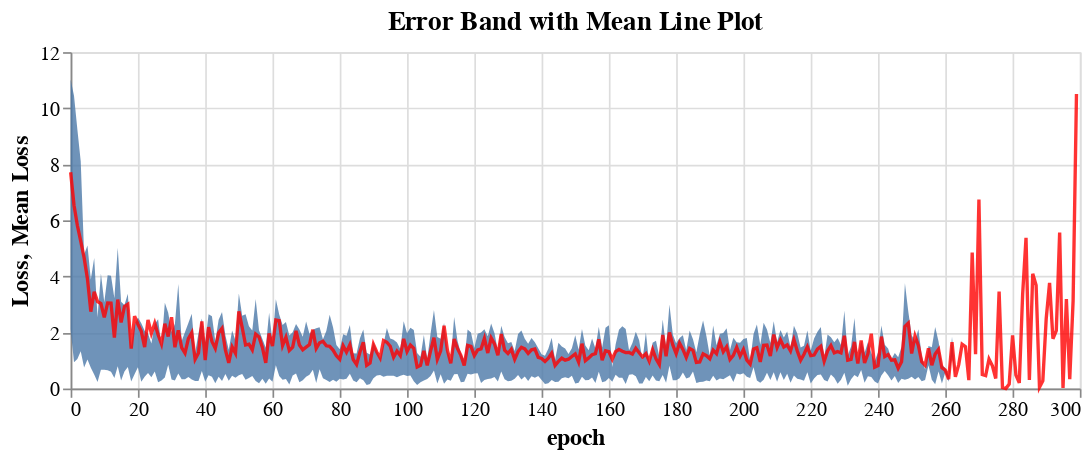

Notebook source saved alongside this figure:
### Markdown cell above
# Curva de aprendizado

### Code cell
import altair as alt

error_band = alt.Chart(db).mark_errorband(extent='iqr', opacity = 0.8).encode(
    x='epoch:Q',
    y=alt.Y('loss:Q', title='Loss'),
).properties(
    title='Error Band with Mean Line Plot',
    width=600,
    height=200
)

mean_line = alt.Chart(db).mark_line(color='red').encode(
    x='epoch:Q',
    y=alt.Y('mean(loss):Q', title='Mean Loss')
)

(error_band + mean_line).configure_mark(
    opacity=0.8
).configure_axis(
    labelFontSize=12,
    titleFontSize=14
).configure_title(
    fontSize=16
)

### Figure 1 — Vega-Lite specification as saved in the notebook (floating-point values rounded to 4 significant figures; data arrays with more than 128 entries replaced by an {"elided": "..."} marker saying what was removed)
{"config": {"view": {"continuousWidth": 300, "continuousHeight": 300}, "axis": {"labelFontSize": 12, "titleFontSize": 14}, "mark": {"opacity": 0.8}, "title": {"fontSize": 16}}, "layer": [{"mark": {"type": "errorband", "extent": "iqr", "opacity": 0.8}, "encoding": {"x": {"field": "epoch", "type": "quantitative"}, "y": {"field": "loss", "title": "Loss", "type": "quantitative"}}, "title": "Error Band with Mean Line Plot"}, {"mark": {"type": "line", "color": "red"}, "encoding": {"x": {"field": "epoch", "type": "quantitative"}, "y": {"aggregate": "mean", "field": "loss", "title": "Mean Loss", "type": "quantitative"}}}], "data": {"name": "data-88e906fee61fd26cabedc984534aa3f6"}, "height": 200, "width": 600, "$schema": "https://vega.github.io/schema/vega-lite/v5.17.0.json", "datasets": {"data-88e906fee61fd26cabedc984534aa3f6": {"elided": "7696 records"}}}
